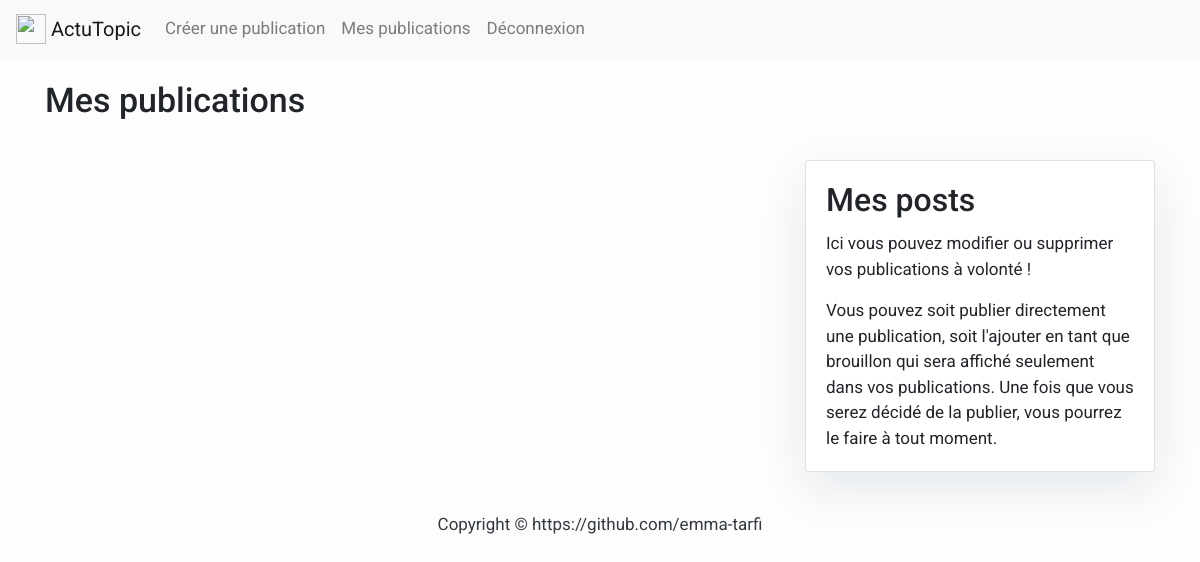
The page /mes-publications/ (signed in) on the database as committed earlier.
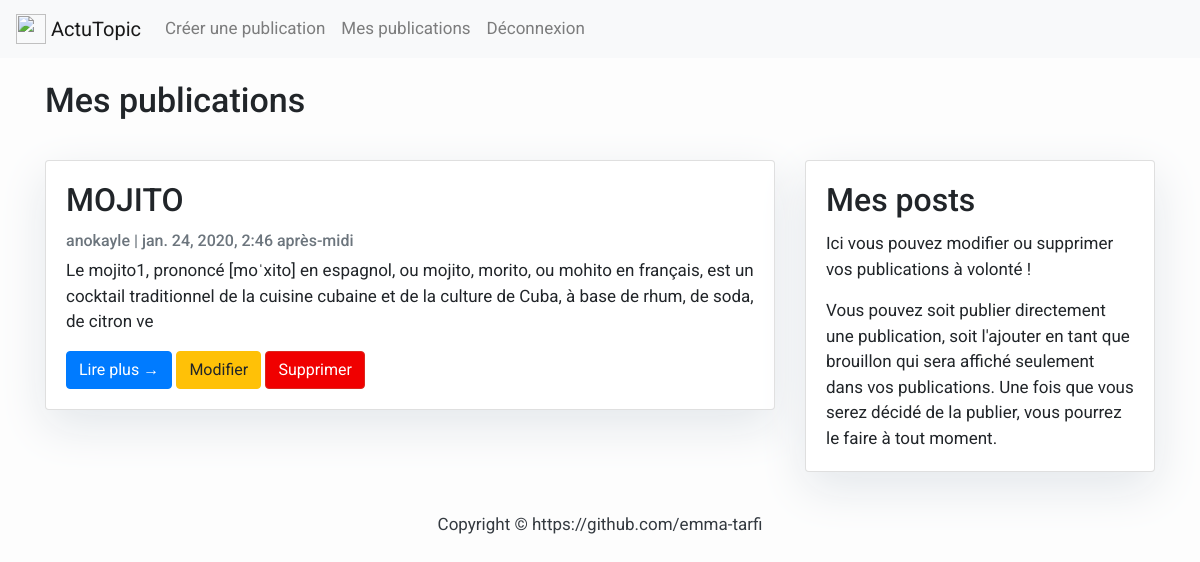
The same page on the database as committed later.
### posts/models.py (models this page shows, shortened)
class Post(models.Model):
    title = models.CharField(max_length=200, unique=True)
    slug = models.SlugField(max_length=200, unique=True)
    author = models.ForeignKey(User, on_delete= models.CASCADE, related_name='blog_posts')
    image = models.ImageField(upload_to='images_posts/', blank=True)
    updated_on = models.DateTimeField(auto_now=True)
    content = models.TextField()
    created_on = models.DateTimeField(auto_now_add=True)
    status = models.IntegerField(choices=STATUS, default=0)
    class Meta:
        ordering = ['-created_on']

### posts/views.py (the view)
# urls.py: path('mes-publications/', MyPostListView.as_view(), name='my_posts'),
class MyPostListView(ListView):
    queryset_draft = Post.objects.filter(status=0).order_by('-created_on')
    queryset_published = Post.objects.filter(status=1).order_by('-created_on')
    template_name = 'posts/my_posts.html'
    model = Post
    form_class = forms.PostForm

### templates/posts/my_posts.html
{% extends 'base.html' %}
{% block content %}
<div class="container">
<h1>Mes publications</h1>
    <div class="row">
        <div class="col-md-8 mt-3 left">
            {% for post in post_list %}
                {% if post.author == user %}
                    <div class="card mb-4">
                        <div class="card-body">
                            <h2 class="card-title">{{ post.title }}</h2>
                            <p class="card-text text-muted h6">{{ post.author }} | {{ post.created_on}} </p>
                            <p class="card-text">{{post.content|slice:":200" }}</p>
                            <a href="{% url 'my_posts_detail' post.slug  %}" class="btn btn-primary">Lire plus &rarr;</a>
                            <a href="{% url 'update' post.pk %}" class="btn btn-warning">Modifier</a>
                            <a href="{% url 'delete' post.pk %}" class="btn btn-danger">Supprimer</a>
                        </div>
                    </div>
                {% endif %}
            {% endfor %}
        </div>
        <div class="col-md-4 mt-3 right">
            <div class="card mb-4">
                <div class="card-body">
                    <h2 class="card-title">Mes posts</h2>
                    <p class="card-text">Ici vous pouvez modifier ou supprimer vos publications à volonté !</p>
                    <p class="card-text">Vous pouvez soit publier directement une publication, soit l'ajouter en tant que brouillon qui sera affiché seulement dans vos publications. Une fois que vous serez décidé de la publier, vous pourrez le faire à tout moment.</p>
                </div>
            </div>
        </div>
    </div>
</div>
{% endblock %}

Rows that differ between the two databases and show on the page:
added Post: title "MOJITO", author "anokayle", created_on "jan. 24, 2020, 2:46 après-midi", content "Le mojito1, prononcé [moˈxito] en espagnol, ou mojito, morito, ou mohito en français, est un cocktail traditionnel de la cuisine cubaine et de la culture de Cuba, à base de rhum, de soda, de citron ve"
